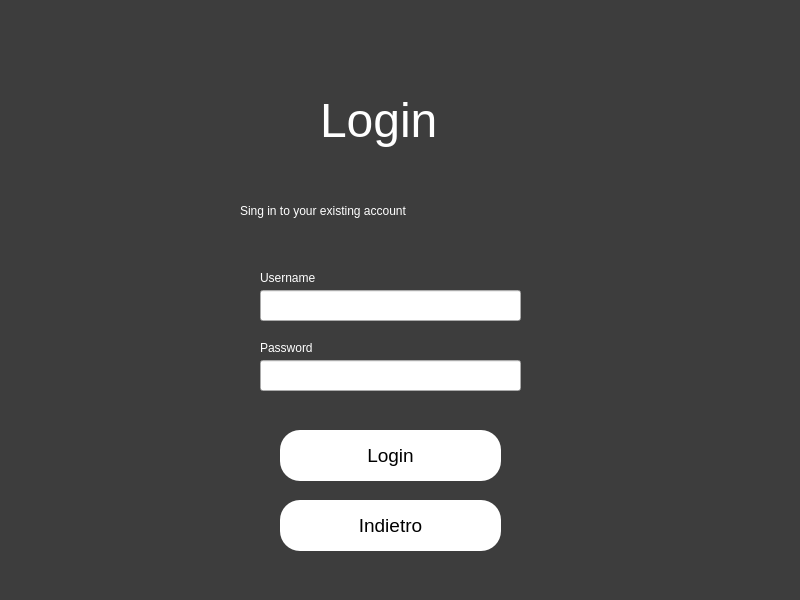
<?xml version="1.0" encoding="UTF-8"?>
<ui version="4.0">
 <class>Dialog</class>
 <widget class="QDialog" name="Dialog">
  <property name="geometry">
   <rect>
    <x>0</x>
    <y>0</y>
    <width>800</width>
    <height>600</height>
   </rect>
  </property>
  <property name="windowTitle">
   <string>Dialog</string>
  </property>
  <widget class="QWidget" name="bgwidget" native="true">
   <property name="geometry">
    <rect>
     <x>0</x>
     <y>0</y>
     <width>800</width>
     <height>600</height>
    </rect>
   </property>
   <property name="styleSheet">
    <string notr="true">QWidget#bgwidget{
background-color: rgb(61, 61, 61);}</string>
   </property>
   <widget class="QLabel" name="label">
    <property name="geometry">
     <rect>
      <x>320</x>
      <y>80</y>
      <width>121</width>
      <height>81</height>
     </rect>
    </property>
    <property name="styleSheet">
     <string notr="true">color: rgb(255, 255, 255); font-size:36pt</string>
    </property>
    <property name="text">
     <string>Login</string>
    </property>
   </widget>
   <widget class="QLabel" name="label_2">
    <property name="geometry">
     <rect>
      <x>240</x>
      <y>190</y>
      <width>311</width>
      <height>41</height>
     </rect>
    </property>
    <property name="styleSheet">
     <string notr="true">font: 16pt &quot;MS Shell Dlg 2&quot;;
color: rgb(255, 255, 255);</string>
    </property>
    <property name="text">
     <string>Sing in to your existing account</string>
    </property>
   </widget>
   <widget class="QPushButton" name="login_button">
    <property name="geometry">
     <rect>
      <x>280</x>
      <y>430</y>
      <width>221</width>
      <height>51</height>
     </rect>
    </property>
    <property name="styleSheet">
     <string notr="true">border-radius:20px; 
background-color: rgb(255, 255, 255);
font-size:14pt;</string>
    </property>
    <property name="text">
     <string>Login</string>
    </property>
   </widget>
   <widget class="QLineEdit" name="email_field">
    <property name="geometry">
     <rect>
      <x>260</x>
      <y>290</y>
      <width>261</width>
      <height>31</height>
     </rect>
    </property>
   </widget>
   <widget class="QLineEdit" name="password_field">
    <property name="geometry">
     <rect>
      <x>260</x>
      <y>360</y>
      <width>261</width>
      <height>31</height>
     </rect>
    </property>
   </widget>
   <widget class="QLabel" name="label_3">
    <property name="geometry">
     <rect>
      <x>260</x>
      <y>270</y>
      <width>71</width>
      <height>16</height>
     </rect>
    </property>
    <property name="styleSheet">
     <string notr="true">font: 12pt &quot;MS Shell Dlg 2&quot;;
color: rgb(255, 255, 255);</string>
    </property>
    <property name="text">
     <string>Username</string>
    </property>
   </widget>
   <widget class="QLabel" name="label_4">
    <property name="geometry">
     <rect>
      <x>260</x>
      <y>340</y>
      <width>71</width>
      <height>16</height>
     </rect>
    </property>
    <property name="styleSheet">
     <string notr="true">font: 12pt &quot;MS Shell Dlg 2&quot;; color: rgb(255, 255, 255);</string>
    </property>
    <property name="text">
     <string>Password</string>
    </property>
   </widget>
   <widget class="QPushButton" name="back_button">
    <property name="geometry">
     <rect>
      <x>280</x>
      <y>500</y>
      <width>221</width>
      <height>51</height>
     </rect>
    </property>
    <property name="styleSheet">
     <string notr="true">border-radius:20px; 
background-color: rgb(255, 255, 255);
font-size:14pt;</string>
    </property>
    <property name="text">
     <string>Indietro</string>
    </property>
   </widget>
  </widget>
 </widget>
 <resources/>
 <connections/>
</ui>
